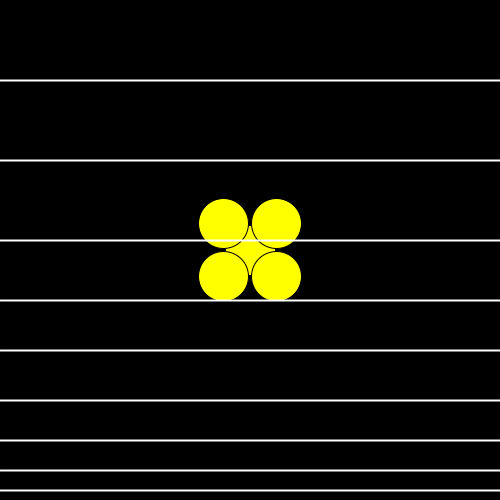
Frame 1 (no input)
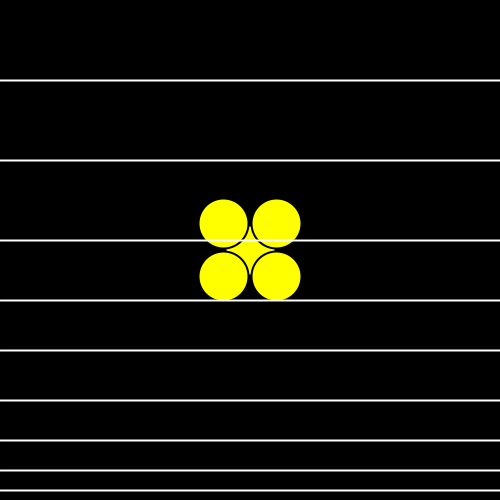
Frame 60 (the mouse pressed at the canvas centre just before this capture)
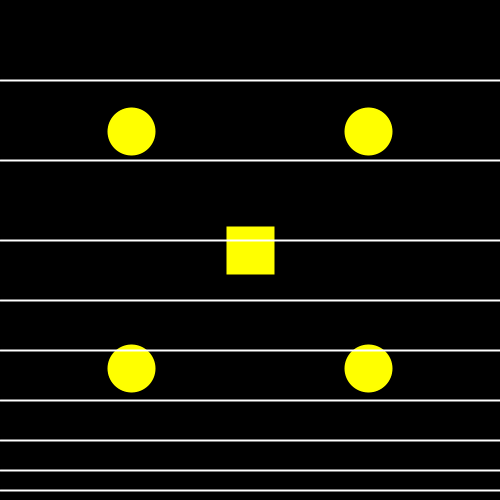
Frame 120 (the mouse held since frame 60 and released just before this capture)

The Processing sketch that drew these frames (run headless with seeded random() and noise(); from frame 60 on, the mouse is pressed at the canvas centre):

// Processing sketch: processing_119306
// ── processing_119306.pde

void setup()

{
  
  size (500, 500);
  background (0);
  
}

void draw()

{
  
  background (0);
  
  fill (255, 255, 0);
  stroke (0);
  rect (225, 225, 50, 50);
  
  float bewegung = map (mouseX, 500, 10, 10, 190);
 
  ellipse (30 + bewegung, 30 + bewegung, 50, 50);
  ellipse (470 - bewegung, 30 + bewegung, 50, 50);
  ellipse (30 + bewegung, 470 - bewegung, 50, 50);
  ellipse (470 - bewegung, 470 - bewegung, 50, 50);
  
  stroke (255);
  strokeWeight (2);
  line (0, 490, 500, 490);
  line (0, 470, 500, 470);
  line (0, 440, 500, 440);
  line (0, 400, 500, 400);
  line (0, 350, 500, 350);
  line (0, 300, 500, 300);
  line (0, 240, 500, 240);
  line (0, 160, 500, 160);
  line (0, 80, 500, 80);
  
}
